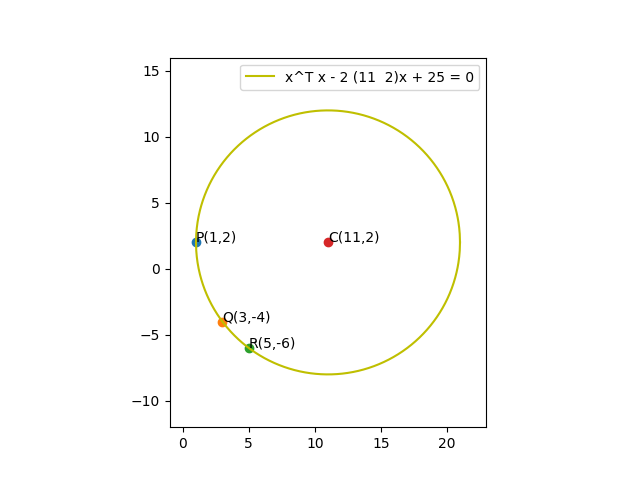

Reproduce this figure in Python.
import math
import numpy as np
import csv
import matplotlib.pyplot as plt 
from sympy import *

(x1,y1) = (1,2)   #point P
(x2,y2) = (3,-4)  #point Q
(x3,y3) = (5,-6)  #point R

P = np.array([x1,y1])
Q = np.array([x2,y2])
R = np.array([x3,y3])

x = np.linspace(1, 21, 1000)

# making augmented matrix
M =[[2*x1, 2*y1, -1, (np.linalg.norm(P))**2], [2*x2, 2*y2, -1, (np.linalg.norm(Q))**2], [2*x3, 2*y3, -1, (np.linalg.norm(R))**2]]
M1 = Matrix(M)
M_rred = M1.rref() 

g = -1*M_rred[0][3] 
f = -1*M_rred[0][7]
k = M_rred[0][11]

k1 = 2 + np.sqrt((100 - (x-11)**2)) 
k2 = 2 - np.sqrt((100 - (x-11)**2)) 
fig, ax = plt.subplots()
ax.set_aspect(1)

print("Centre of Circle: ",(-g,-f))

plt.annotate("P(1,2)", (x1,y1))
plt.annotate("Q(3,-4)", (x2,y2))
plt.annotate("R(5,-6)", (x3,y3))
plt.annotate("C(11,2)", (11,2))
plt.plot(x1,y1,'o')
plt.plot(x2,y2,'o')
plt.plot(x3,y3,'o')
plt.plot(11,2,'o')
plt.plot(x,k1,'y',label='x^T x - 2 (11  2)x + 25 = 0')
plt.plot(x,k2,'y')

plt.xlim(-1,23)
plt.ylim(-10,15)
plt.legend(loc='upper right')

plt.show()
